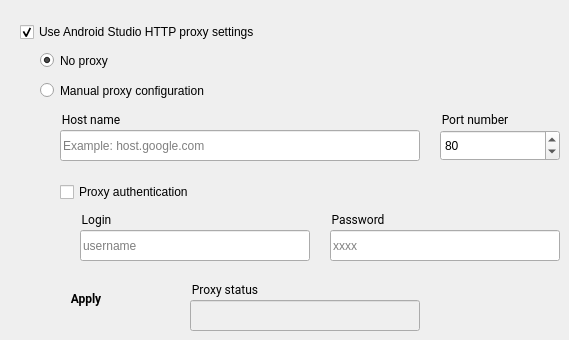
   <widget class="QWidget" name="proxy_tab">
    <attribute name="title">
     <string>Proxy</string>
    </attribute>
    <widget class="QCheckBox" name="set_useStudio">
     <property name="geometry">
      <rect>
       <x>20</x>
       <y>20</y>
       <width>281</width>
       <height>24</height>
      </rect>
     </property>
     <property name="text">
      <string>Use Android Studio HTTP proxy settings</string>
     </property>
     <property name="iconSize">
      <size>
       <width>24</width>
       <height>24</height>
      </size>
     </property>
     <property name="checked">
      <bool>true</bool>
     </property>
     <property name="report_metrics" stdset="0">
      <bool>true</bool>
     </property>
    </widget>
    <widget class="QRadioButton" name="set_noProxy">
     <property name="geometry">
      <rect>
       <x>40</x>
       <y>50</y>
       <width>211</width>
       <height>21</height>
      </rect>
     </property>
     <property name="text">
      <string>No proxy</string>
     </property>
     <property name="checked">
      <bool>true</bool>
     </property>
     <property name="report_metrics" stdset="0">
      <bool>true</bool>
     </property>
    </widget>
    <widget class="QRadioButton" name="set_manualConfig">
     <property name="geometry">
      <rect>
       <x>40</x>
       <y>80</y>
       <width>211</width>
       <height>21</height>
      </rect>
     </property>
     <property name="text">
      <string>Manual proxy configuration</string>
     </property>
     <property name="report_metrics" stdset="0">
      <bool>true</bool>
     </property>
    </widget>
    <widget class="QGroupBox" name="set_hostNameTitle">
     <property name="geometry">
      <rect>
       <x>60</x>
       <y>110</y>
       <width>81</width>
       <height>21</height>
      </rect>
     </property>
     <property name="font">
      <font>
       <family>Roboto</family>
      </font>
     </property>
     <property name="styleSheet">
      <string notr="true">border: 0px;</string>
     </property>
     <property name="title">
      <string>Host name</string>
     </property>
     <property name="ColorGroup" stdset="0">
      <string>Title</string>
     </property>
    </widget>
    <widget class="QGroupBox" name="set_portTitle">
     <property name="geometry">
      <rect>
       <x>440</x>
       <y>110</y>
       <width>81</width>
       <height>21</height>
      </rect>
     </property>
     <property name="font">
      <font>
       <family>Roboto</family>
      </font>
     </property>
     <property name="styleSheet">
      <string notr="true">border: 0px;</string>
     </property>
     <property name="title">
      <string>Port number</string>
     </property>
     <property name="ColorGroup" stdset="0">
      <string>Title</string>
     </property>
    </widget>
    <widget class="QCheckBox" name="set_proxyAuth">
     <property name="geometry">
      <rect>
       <x>60</x>
       <y>180</y>
       <width>261</width>
       <height>24</height>
      </rect>
     </property>
     <property name="text">
      <string>Proxy authentication</string>
     </property>
     <property name="iconSize">
      <size>
       <width>24</width>
       <height>24</height>
      </size>
     </property>
     <property name="checked">
      <bool>false</bool>
     </property>
     <property name="report_metrics" stdset="0">
      <bool>true</bool>
     </property>
    </widget>
    <widget class="QLineEdit" name="set_hostName">
     <property name="enabled">
      <bool>true</bool>
     </property>
     <property name="geometry">
      <rect>
       <x>60</x>
       <y>130</y>
       <width>360</width>
       <height>31</height>
      </rect>
     </property>
     <property name="sizePolicy">
      <sizepolicy hsizetype="Fixed" vsizetype="Fixed">
       <horstretch>0</horstretch>
       <verstretch>0</verstretch>
      </sizepolicy>
     </property>
     <property name="accessibleDescription">
      <string>Host name</string>
     </property>
     <property name="readOnly">
      <bool>false</bool>
     </property>
     <property name="placeholderText">
      <string>Example: host.google.com</string>
     </property>
    </widget>
    <widget class="QLineEdit" name="set_loginPassword">
     <property name="enabled">
      <bool>true</bool>
     </property>
     <property name="geometry">
      <rect>
       <x>330</x>
       <y>230</y>
       <width>230</width>
       <height>31</height>
      </rect>
     </property>
     <property name="sizePolicy">
      <sizepolicy hsizetype="Fixed" vsizetype="Fixed">
       <horstretch>0</horstretch>
       <verstretch>0</verstretch>
      </sizepolicy>
     </property>
     <property name="accessibleDescription">
      <string>Password</string>
     </property>
     <property name="echoMode">
      <enum>QLineEdit::Password</enum>
     </property>
     <property name="readOnly">
      <bool>false</bool>
     </property>
     <property name="placeholderText">
      <string>xxxx</string>
     </property>
    </widget>
    <widget class="QLineEdit" name="set_loginName">
     <property name="enabled">
      <bool>true</bool>
     </property>
     <property name="geometry">
      <rect>
       <x>80</x>
       <y>230</y>
       <width>230</width>
       <height>31</height>
      </rect>
     </property>
     <property name="sizePolicy">
      <sizepolicy hsizetype="Fixed" vsizetype="Fixed">
       <horstretch>0</horstretch>
       <verstretch>0</verstretch>
      </sizepolicy>
     </property>
     <property name="accessibleDescription">
      <string>Login username</string>
     </property>
     <property name="readOnly">
      <bool>false</bool>
     </property>
     <property name="placeholderText">
      <string>username</string>
     </property>
    </widget>
    <widget class="QGroupBox" name="set_loginNameTitle">
     <property name="geometry">
      <rect>
       <x>80</x>
       <y>210</y>
       <width>81</width>
       <height>21</height>
      </rect>
     </property>
     <property name="font">
      <font>
       <family>Roboto</family>
      </font>
     </property>
     <property name="styleSheet">
      <string notr="true">border: 0px;</string>
     </property>
     <property name="title">
      <string>Login</string>
     </property>
     <property name="ColorGroup" stdset="0">
      <string>Title</string>
     </property>
    </widget>
    <widget class="QGroupBox" name="set_loginPasswordTitle">
     <property name="geometry">
      <rect>
       <x>330</x>
       <y>210</y>
       <width>81</width>
       <height>21</height>
      </rect>
     </property>
     <property name="font">
      <font>
       <family>Roboto</family>
      </font>
     </property>
     <property name="styleSheet">
      <string notr="true">border: 0px;</string>
     </property>
     <property name="title">
      <string>Password</string>
     </property>
     <property name="ColorGroup" stdset="0">
      <string>Title</string>
     </property>
    </widget>
    <widget class="QSpinBox" name="set_portNumber">
     <property name="geometry">
      <rect>
       <x>440</x>
       <y>130</y>
       <width>120</width>
       <height>31</height>
      </rect>
     </property>
     <property name="accessibleDescription">
      <string>Port number</string>
     </property>
     <property name="maximum">
      <number>65535</number>
     </property>
     <property name="value">
      <number>80</number>
     </property>
    </widget>
    <widget class="RaisedMaterialButton" name="set_proxyApply">
     <property name="geometry">
      <rect>
       <x>20</x>
       <y>280</y>
       <width>132</width>
       <height>36</height>
      </rect>
     </property>
     <property name="font">
      <font>
       <family>Roboto</family>
       <weight>75</weight>
       <bold>true</bold>
      </font>
     </property>
     <property name="text">
      <string>Apply</string>
     </property>
     <property name="flat">
      <bool>true</bool>
     </property>
     <property name="ColorGroup" stdset="0">
      <string>Button</string>
     </property>
     <property name="report_metrics" stdset="0">
      <bool>false</bool>
     </property>
    </widget>
    <widget class="QLineEdit" name="set_proxyResults">
     <property name="enabled">
      <bool>false</bool>
     </property>
     <property name="geometry">
      <rect>
       <x>190</x>
       <y>300</y>
       <width>230</width>
       <height>31</height>
      </rect>
     </property>
     <property name="sizePolicy">
      <sizepolicy hsizetype="Fixed" vsizetype="Fixed">
       <horstretch>0</horstretch>
       <verstretch>0</verstretch>
      </sizepolicy>
     </property>
     <property name="readOnly">
      <bool>false</bool>
     </property>
    </widget>
    <widget class="QGroupBox" name="set_proxyResultsTitle">
     <property name="geometry">
      <rect>
       <x>190</x>
       <y>280</y>
       <width>81</width>
       <height>21</height>
      </rect>
     </property>
     <property name="font">
      <font>
       <family>Roboto</family>
      </font>
     </property>
     <property name="styleSheet">
      <string notr="true">border: 0px;</string>
     </property>
     <property name="title">
      <string>Proxy status</string>
     </property>
     <property name="ColorGroup" stdset="0">
      <string>Title</string>
     </property>
    </widget>
    <zorder>set_useStudio</zorder>
    <zorder>set_noProxy</zorder>
    <zorder>set_manualConfig</zorder>
    <zorder>set_hostNameTitle</zorder>
    <zorder>set_portTitle</zorder>
    <zorder>set_proxyAuth</zorder>
    <zorder>set_loginNameTitle</zorder>
    <zorder>set_loginPasswordTitle</zorder>
    <zorder>set_hostName</zorder>
    <zorder>set_loginName</zorder>
    <zorder>set_loginPassword</zorder>
    <zorder>set_portNumber</zorder>
    <zorder>set_proxyApply</zorder>
    <zorder>set_proxyResults</zorder>
    <zorder>set_proxyResultsTitle</zorder>
   </widget>
